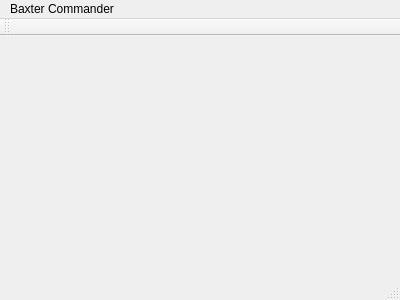
<?xml version="1.0" encoding="UTF-8"?>
<ui version="4.0">
 <class>MainWindow</class>
 <widget class="QMainWindow" name="MainWindow">
  <property name="geometry">
   <rect>
    <x>0</x>
    <y>0</y>
    <width>400</width>
    <height>300</height>
   </rect>
  </property>
  <property name="windowTitle">
   <string>MainWindow</string>
  </property>
  <widget class="QWidget" name="centralWidget"/>
  <widget class="QToolBar" name="mainToolBar">
   <attribute name="toolBarArea">
    <enum>TopToolBarArea</enum>
   </attribute>
   <attribute name="toolBarBreak">
    <bool>false</bool>
   </attribute>
  </widget>
  <widget class="QStatusBar" name="statusBar"/>
  <widget class="QMenuBar" name="menuBar">
   <property name="geometry">
    <rect>
     <x>0</x>
     <y>0</y>
     <width>400</width>
     <height>25</height>
    </rect>
   </property>
   <widget class="QMenu" name="menuBaxter_Commander">
    <property name="title">
     <string>Baxter Commander</string>
    </property>
   </widget>
   <addaction name="menuBaxter_Commander"/>
  </widget>
 </widget>
 <layoutdefault spacing="6" margin="11"/>
 <resources/>
 <connections/>
</ui>
